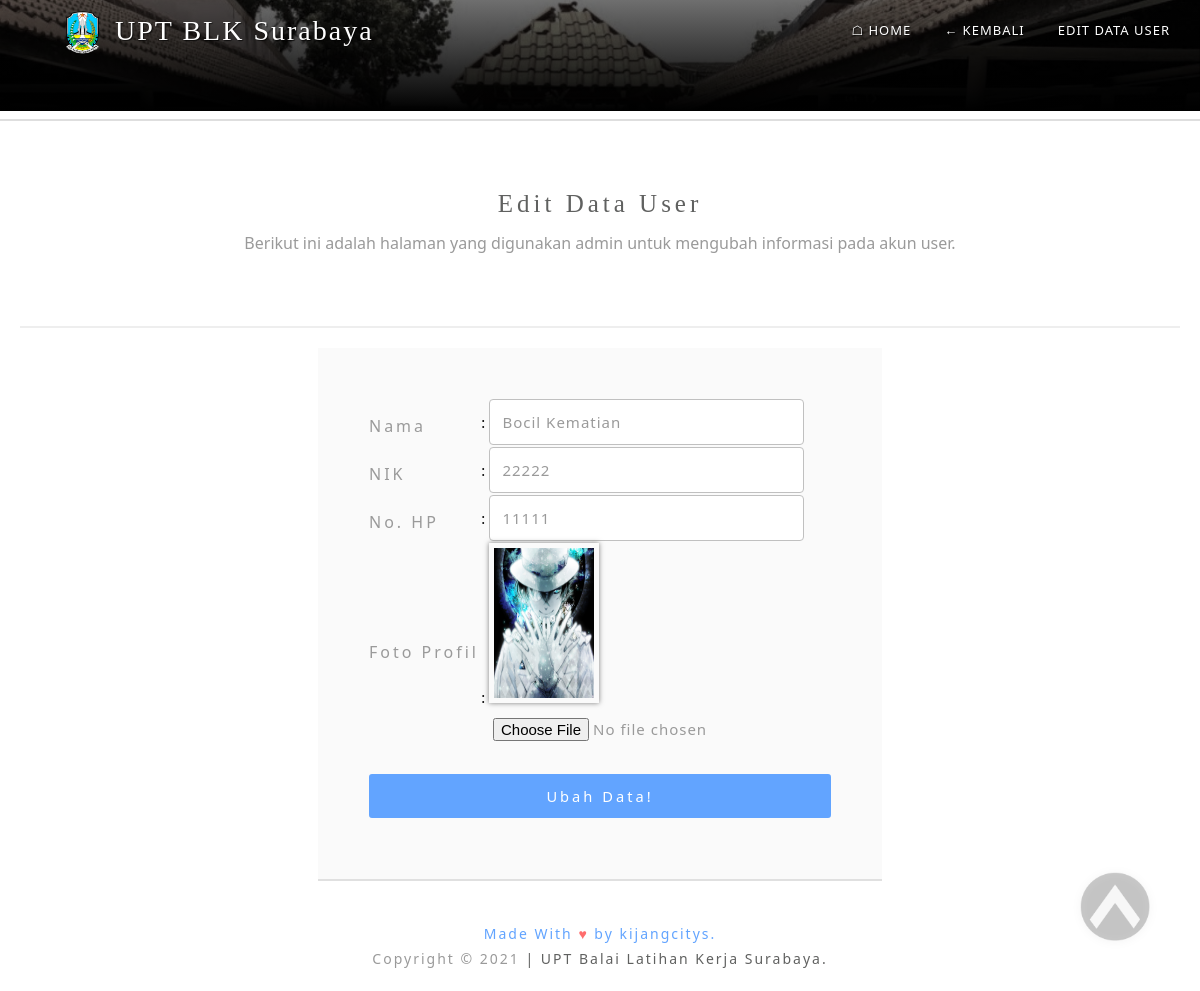
/editDataUser.php?id_user=19 (signed in), run on the app's committed database.
### tables this page shows
CREATE TABLE `user` (
  `id_user` int(10) UNSIGNED NOT NULL,
  `nik` varchar(50) NOT NULL,
  `no_hp` varchar(50) NOT NULL,
  `password` varchar(255) NOT NULL,
  `nama_user` varchar(100) NOT NULL,
  `foto_user` varchar(100) NOT NULL,
  `status` tinyint(1) DEFAULT 0
);

### editDataUser.php (the view, shortened to what this page needs)
<?php
  require "function.php";
  $idUser = $_GET["id_user"];
  $queryAmbilDataUser = "SELECT * FROM user WHERE id_user = '$idUser'";
  $objekAmbilDataUser = mysqli_query($conn, $queryAmbilDataUser);
  $dataUser = mysqli_fetch_assoc($objekAmbilDataUser);
?>
<!DOCTYPE html>
<html lang="en">
  <head>
    <link rel="stylesheet" href="css/reset.css" />
    <link rel="stylesheet" href="css/style.css" />
  </head>
  <body id="home">
    <nav id="navbar">
      <div class="topnav">
        <div class="wadah-header"><img src="img/Logo-jatim.png" alt="logo-upt" />
        <span class="nama-logo">UPT BLK Surabaya</span></div>
        <div class="float-right">
          <a href="index.php">&#9750; HOME</a>
          <a href="halamanAdminDataUser.php">&#8592; KEMBALI</a>
          <a href="#daftar-pelatihan">EDIT DATA USER</a>
        </div>
      </div>
    </nav>
    <section id="jumbotron" class="jumbotron jumbotron-fluid" style="height: 0px; filter: grayscale(80%);">
    </section>
    <hr color="#dedede">
    <section id="pendaftaran-pelatihan">
      <div class="container">
        <div class="pendaftaran-judul" id="daftar-pelatihan">
          <h1>Edit Data User</h1>
          <p>Berikut ini adalah halaman yang digunakan admin untuk mengubah informasi pada akun user.</p>
        </div>
        <div class="pendaftaran-content">
          <div class="daftar-pelatihan-content">
            <form action="" method="post" enctype="multipart/form-data">
              <table>
                <tr>
                  <td><label for="nama">Nama</label></td>
                  <td> : <input id="nama" type="text" name="nama" value="<?= $dataUser["nama_user"]; ?>" autocomplete="off" required></td>
                </tr>
                <tr>
                  <td><label for="nik">NIK</label></td>
                  <td> : <input id="nik" type="text" name="nik" value="<?= $dataUser["nik"]; ?>" autocomplete="off" required></td>
                </tr>
                <tr>
                  <td><label for="no-hp">No. HP</label></td>
                  <td> : <input id="no-hp" type="text" name="no-hp" value="<?= $dataUser["no_hp"]; ?>" autocomplete="off" required></td>
                </tr>
                <tr>
                  <td><label for="foto-profil">Foto Profil</label></td>
                  <td> : <img src="img/dokumenUser/foto/<?= $dataUser["foto_user"]; ?>" class="gambar-dokumen"> <br> <input id="foto-profil" type="file" name="foto-profil" autocomplete="off"></td>
                </tr>
                  <td colspan="2" style="padding-top: 20px;"><button button type="submit" name="register" class="tombol-login2">Ubah Data!</button></td>
              </table>
            </form>
          </div>
        </div>
      </div>
    </section>
    <section id="back-to-top">
      <a href="#home">
        <img src="img/icon/back to top.png"   alt="back-to-top-nich">
      </a>
    </section>
    <footer id="footer">
      <div class="container">
        <div class="made-with">
          <p>
            Made With <span>&hearts;</span> by kijangcitys.
          </p>
        </div>
        <p>
          <span>Copyright &copy; 2021</span> | UPT Balai Latihan Kerja Surabaya.
        </p>
      </div>
    </footer>
  </body>
</html>

### data on the page
user: nama "Bocil Kematian", nik "22222", no-hp "11111", foto_user (picture)
